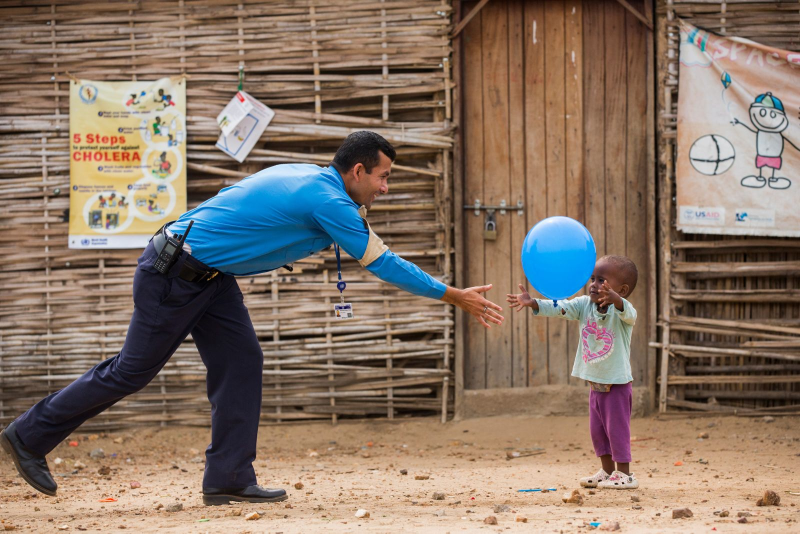
#> input picture images/70-ways.jpg, 1600 x 1067 px (shown at 1/2 size); its folder holds only this picture in this run
$ python -i '1.4.7 A Cause.py'   (imports and definitions only)
#> lines starting #> are read from the running program, lines starting #| are printed output that depends on the picture
import PIL
import os.path
import PIL.ImageDraw
import PIL.ImageFilter
import PIL.ImageEnhance

class ImageFileHandler():
    # [82 lines left out: functions __init__, retrieve_all_image_names, retrieve_all_images, retrieve_image, save_images, not called in this run]

class FilterApplier():
    '''An object that handles the task of adding filters to images.'''
    def __init__(self, images):
        '''Specify the images you want to filter.'''
        self.images = images

    def blur(self, image):
        '''
        Blur the specified image.
        '''
        blurred_image = image.filter(PIL.ImageFilter.BLUR)
        return blurred_image

    # [15 lines left out: functions contrast, decrease_brightness, not called in this run]

    def chain_filters(self, original_image):
        '''
        Chain the blur, contrast, and decrease brightness filters for an image with all the filters applied.
        '''
        blurred_image = self.blur(original_image)
        contrasted_image = self.contrast(blurred_image)
        reduced_brightness_image = self.decrease_brightness(contrasted_image)
        return reduced_brightness_image

    def chain_filters_on_all_images(self):
        '''
        Chain the filters on all of the images that were specified when initializing this class.
        '''
        filtered_images = []
        for image in self.images:
            filtered_image = self.chain_filters(image)
            filtered_images += [filtered_image]

        return filtered_images

class PasteImage():

    # [49 lines left out: functions __init__, paste_logo, paste_logo_on_images, fetch_images, paste_image_test, filter_test, not called in this run]

>>> import cv2
>>> picture = cv2.imread('images/70-ways.jpg', cv2.IMREAD_GRAYSCALE)
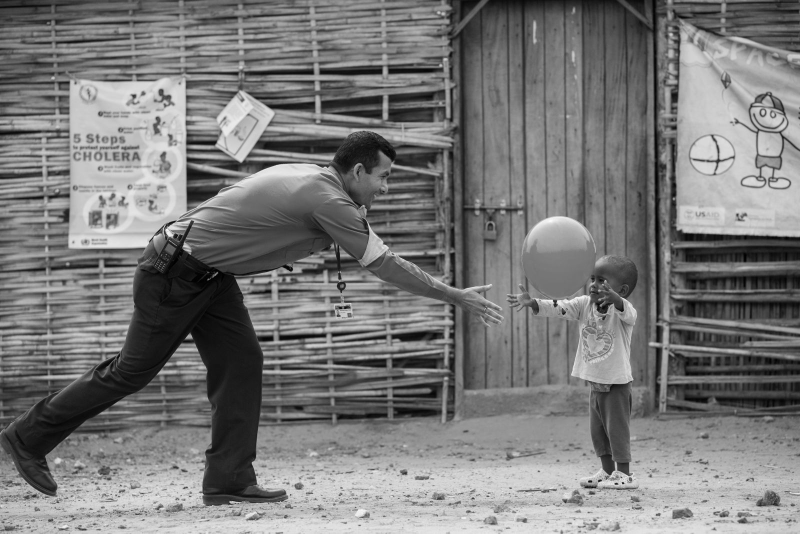
#> picture: shape (1067, 1600) (shown at 1/2 size); min 0, max 254, mean 121
#> the loop in chain_filters_on_all_images, `for image in self.images:` made 1 pass
#> after the loop in chain_filters_on_all_images, `for image in self.images:`: filtered_images = []
#> (the run stopped early here; a loop or call above may not have finished)

$ run again, on images/clearcut-1[1].jpg
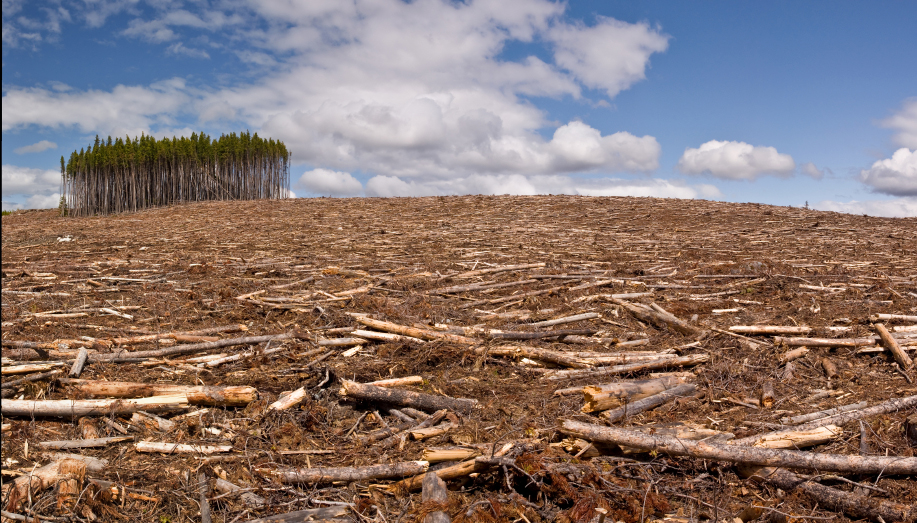
#> input picture images/clearcut-1[1].jpg, 917 x 523 px
#> `picture = cv2.imread('images/70-ways.jpg', cv2.IMREAD_GRAYSCALE)`:
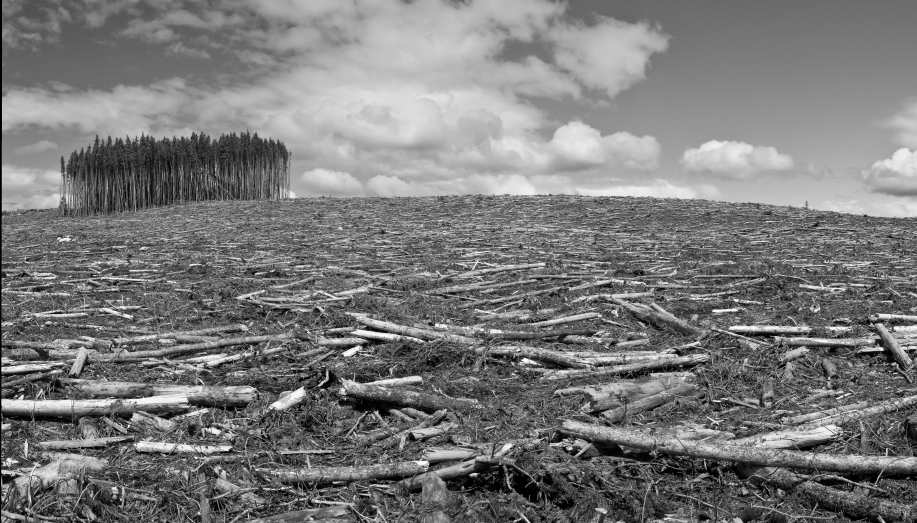
#> picture: shape (523, 917); min 0, max 255, mean 122
#> the loop in chain_filters_on_all_images, `for image in self.images:` made 1 pass
#> after the loop in chain_filters_on_all_images, `for image in self.images:`: filtered_images = []

$ run again, on images/deforestation-causes-HI_104236.jpg
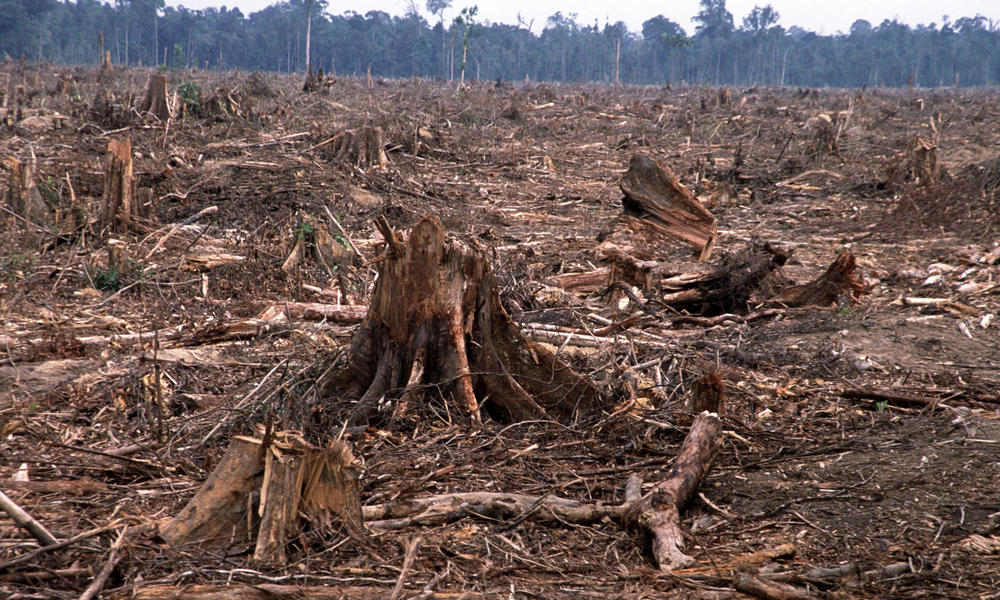
#> input picture images/deforestation-causes-HI_104236.jpg, 1000 x 600 px
#> `picture = cv2.imread('images/70-ways.jpg', cv2.IMREAD_GRAYSCALE)`:
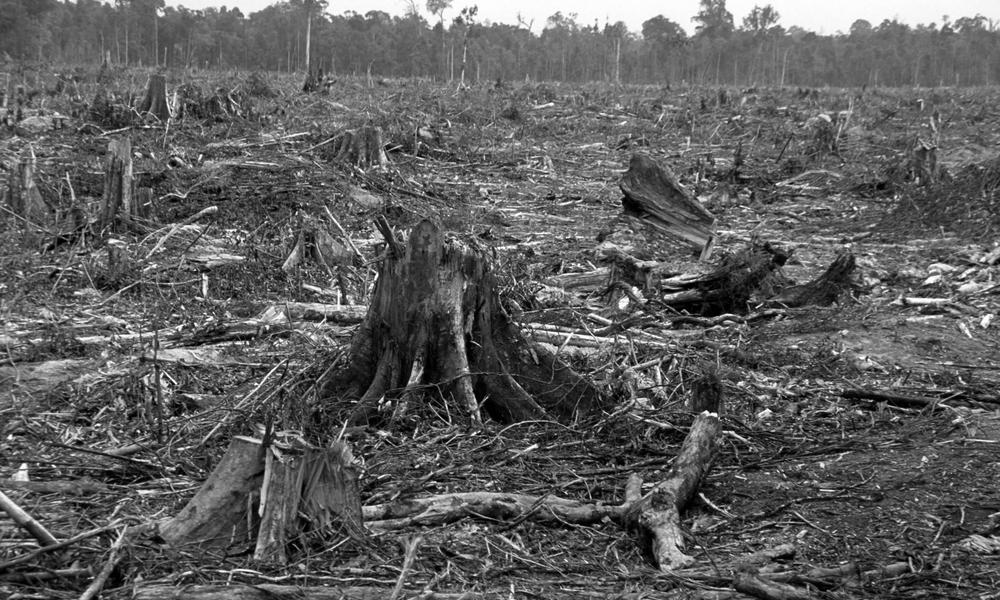
#> picture: shape (600, 1000); min 0, max 255, mean 94.9
#> the loop in chain_filters_on_all_images, `for image in self.images:` made 1 pass
#> after the loop in chain_filters_on_all_images, `for image in self.images:`: filtered_images = []

$ run again, on images/deforestation.jpg
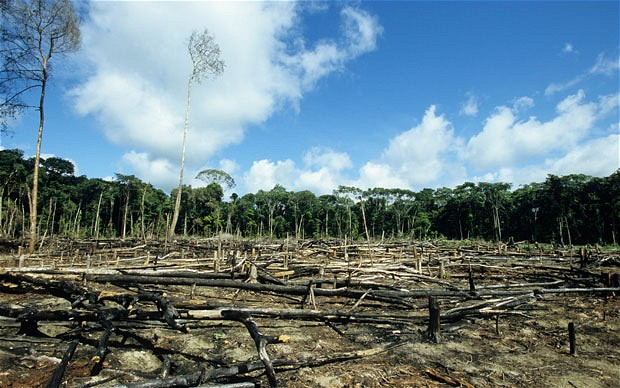
#> input picture images/deforestation.jpg, 620 x 388 px
#> `picture = cv2.imread('images/70-ways.jpg', cv2.IMREAD_GRAYSCALE)`:
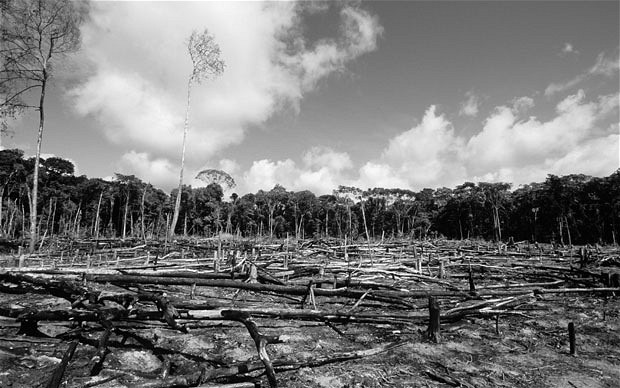
#> picture: shape (388, 620); min 0, max 255, mean 120.3
#> the loop in chain_filters_on_all_images, `for image in self.images:` made 1 pass
#> after the loop in chain_filters_on_all_images, `for image in self.images:`: filtered_images = []
